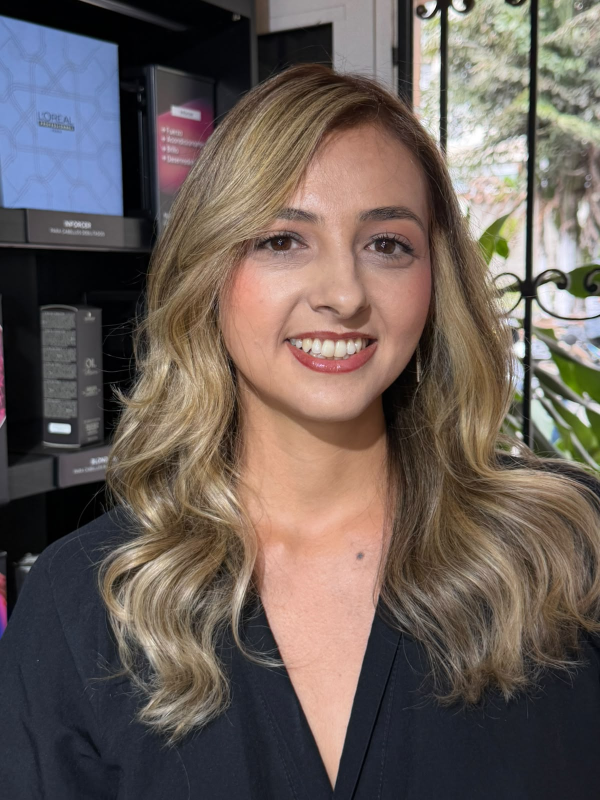
#> input picture Foto portada.jpeg, 1200 x 1600 px (shown at 1/2 size)
$ python -i generar-retrato.py   (imports and definitions only)
#> lines starting #> are read from the running program, lines starting #| are printed output that depends on the picture; after the words box and inside, x2 and y2 are one past the last pixel; in counts of white or black regions, pixels touching at a corner belong together
#> further down, picture is the input picture: PIL image 1200x1600 RGB; mean R, G, B 105.4, 93.9, 88.2
"""Genera los assets del retrato de portada a partir de la foto original.

Recorta el fondo, disuelve los bordes donde el encuadre corta a la persona y
exporta las versiones que consume el sitio:

    public/img/erika-portada.webp      retrato grande, con transparencia
    public/img/erika-portada-sm.webp   versión móvil (se sirve bajo 640px)
    public/img/og-portada.jpg          tarjeta Open Graph, 1200x630

Uso:
    pip install pillow numpy scipy
    python scripts/generar-retrato.py "Nueva foto portada.png"

La foto original no vive en el repositorio: es material de trabajo y pesa
varios MB. Guárdala donde quieras y pásale la ruta al script.

Pensado para retratos de estudio sobre fondo claro y uniforme. Si la foto
nueva tiene fondo oscuro o con textura, este recorte automático no sirve.
"""

import argparse
import pathlib
import sys

import numpy as np
from PIL import Image, ImageFilter
from scipy import ndimage

RAIZ = pathlib.Path(__file__).resolve().parent.parent
DESTINO = RAIZ / "public" / "img"

CANVAS = (250, 251, 248)  # --color-canvas de src/index.css

# Umbral de "pixel de fondo" sobre el canal mínimo. El fondo de estudio ronda
# 250-255 y la chaqueta beige baja a ~180, así que 238 los separa con margen.
UMBRAL_FONDO = 238

# Banda de transición del alfa: opaco por debajo de V_LO, transparente por
# encima de V_HI. Da bordes suaves en el cabello en vez de un filo dentado.
V_HI, V_LO = 249.0, 222.0


def recortar_fondo(im: Image.Image) -> Image.Image:
    """Devuelve la imagen con el fondo claro convertido en transparencia."""
    rgb = np.asarray(im.convert("RGB")).astype(np.float64)
    h, w, _ = rgb.shape
#> h = 1600; w = 1200
    vmin = rgb.min(axis=2)
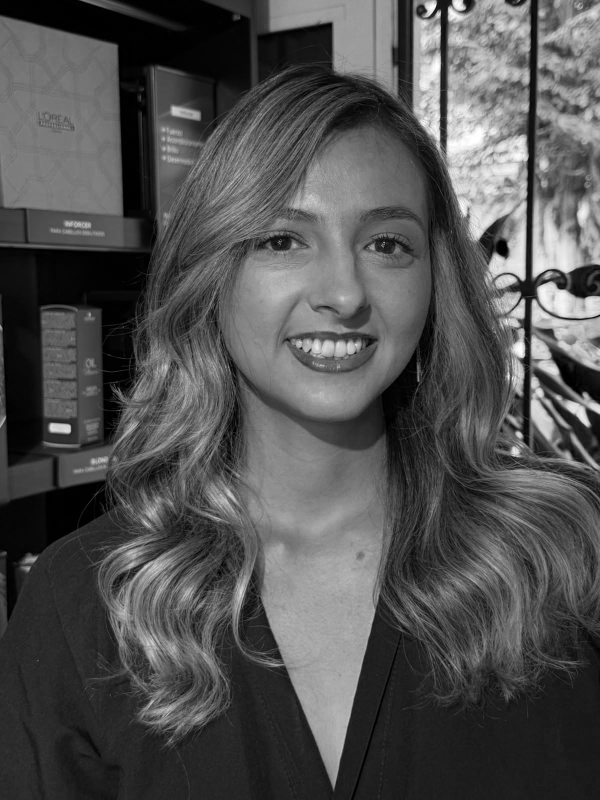
#> vmin: shape (1600, 1200) float64 (shown at 1/2 size); min 0, max 255, mean 81.1

    # Solo cuenta como fondo lo que está conectado con el borde de la foto:
    # así la blusa blanca del escote no se vacía por ser igual de clara.
    claro = vmin >= UMBRAL_FONDO
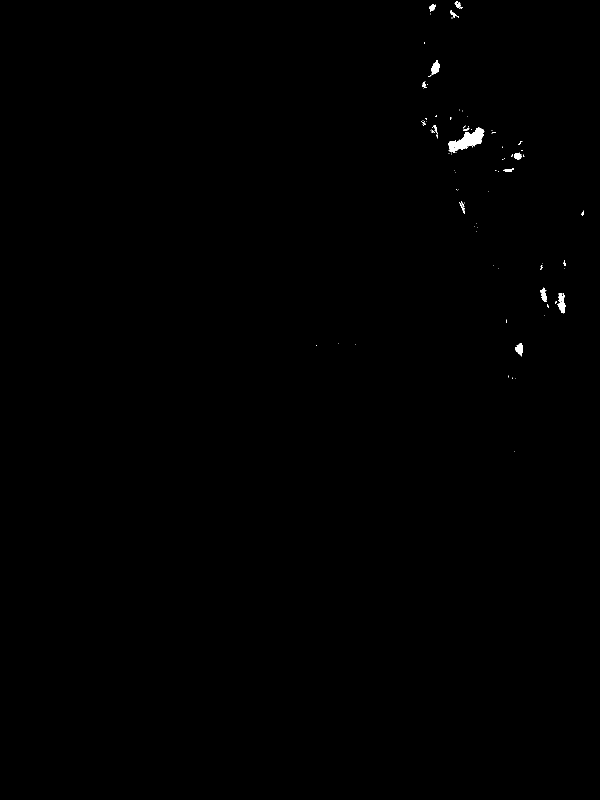
#> claro: shape (1600, 1200) bool (shown at 1/2 size); 0.21% white; 89 white regions (70 under 20 px), largest, box (x1, y1, x2, y2) and area: (896, 255, 969, 306) 1655, (1115, 586, 1131, 627) 403, (862, 120, 879, 150) 305
    etiquetas, _ = ndimage.label(claro)
#> etiquetas: shape (1600, 1200) int32; 119 distinct labels, from 0 to 118

    # Semillas en los bordes superior y laterales, nunca en el inferior: la
    # ropa suele llegar hasta abajo y el relleno se colaría hacia el pecho.
    semillas = set(etiquetas[0, :]) | set(etiquetas[:, 0]) | set(etiquetas[:, -1])
#> semillas = 1 item
    semillas.discard(0)
    fondo = np.isin(etiquetas, list(semillas))
#> fondo: shape (1600, 1200) bool; every value is 0

    # Núcleos seguros de fondo y figura; entre ambos queda la banda a difuminar.
    nucleo_fondo = ndimage.binary_erosion(fondo, iterations=3, border_value=1)
    nucleo_figura = ndimage.binary_erosion(~fondo, iterations=3)
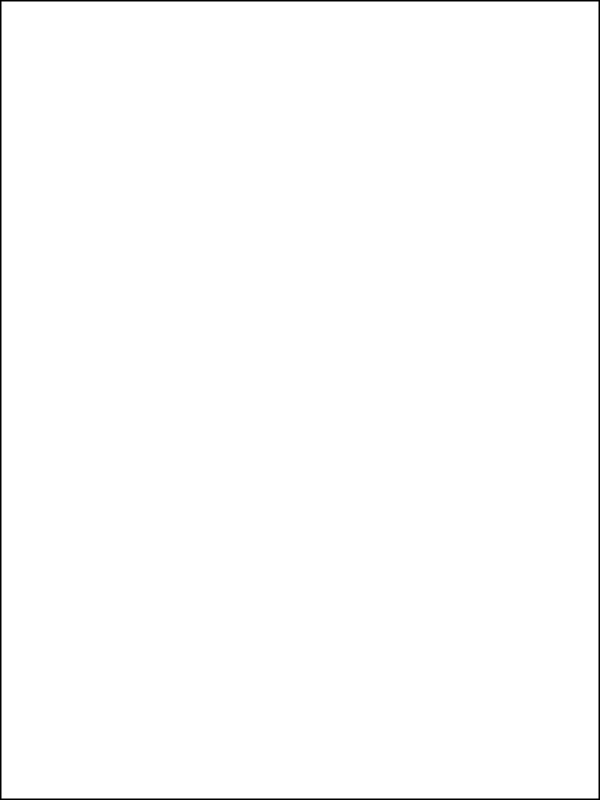
#> nucleo_figura: shape (1600, 1200) bool (shown at 1/2 size); 99.1% white; 1 black region, box (x1, y1, x2, y2) and area: (0, 0, 1200, 1600) 16764
    banda = ~(nucleo_fondo | nucleo_figura)
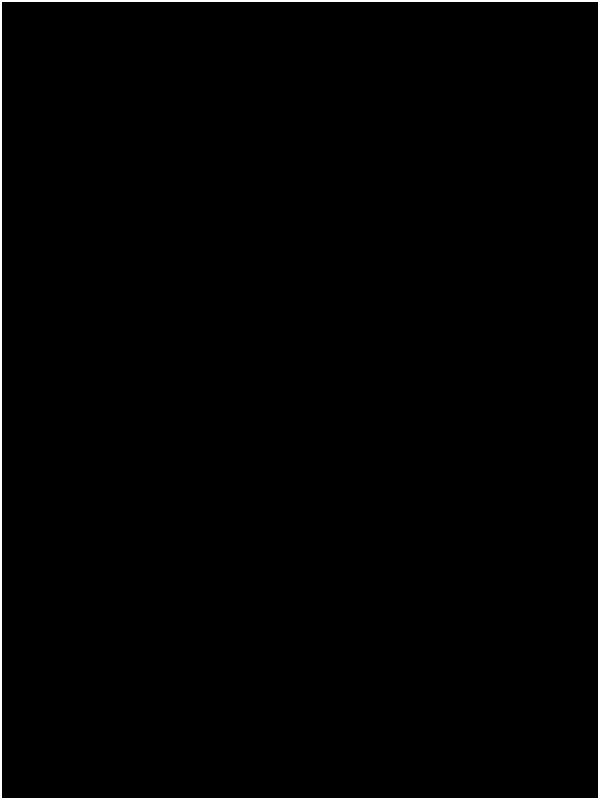
#> banda: shape (1600, 1200) bool (shown at 1/2 size); 0.87% white; 1 white region, box (x1, y1, x2, y2) and area: (0, 0, 1200, 1600) 16764

    suave = np.clip((V_HI - vmin) / (V_HI - V_LO), 0.0, 1.0)
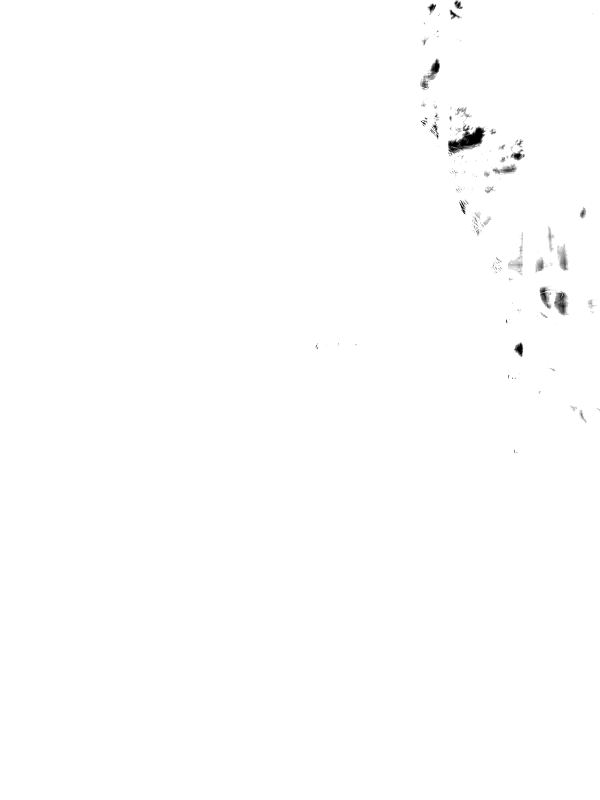
#> suave: shape (1600, 1200) float64 (shown at 1/2 size); min 0, max 1, mean 0.997
    alfa = np.where(nucleo_figura, 1.0, np.where(nucleo_fondo, 0.0, suave))
    alfa = (
        np.asarray(
            Image.fromarray((alfa * 255).astype(np.uint8)).filter(
                ImageFilter.GaussianBlur(0.6)
            ),
            dtype=np.float64,
        )
        / 255.0
    )
    alfa[nucleo_figura] = 1.0
    alfa[nucleo_fondo] = 0.0

    # Descontaminación: en los bordes el color viene mezclado con el blanco del
    # fondo y deja halo. Como C = a*F + (1-a)*B, se despeja F.
    fondo_rgb = np.array([253.0, 253.0, 254.0])
    borde = banda & (alfa > 0.15) & (alfa < 0.97)
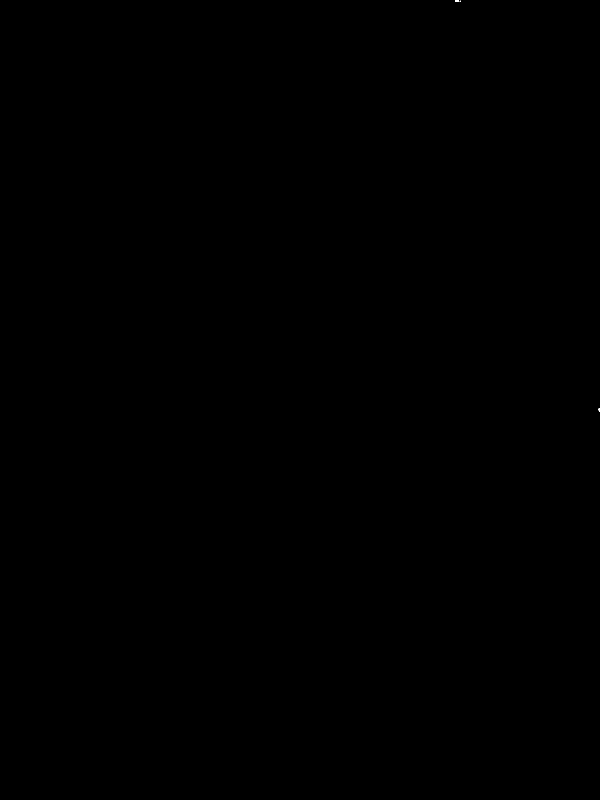
#> borde: shape (1600, 1200) bool (shown at 1/2 size); 0% white; 3 white regions (2 under 20 px), largest, box (x1, y1, x2, y2) and area: (910, 0, 918, 3) 22
    a3 = alfa[..., None]
    limpio = np.where(
        borde[..., None], (rgb - (1.0 - a3) * fondo_rgb) / np.maximum(a3, 1e-6), rgb
    )

    rgba = np.dstack([np.clip(limpio, 0, 255), alfa * 255]).astype(np.uint8)
    img = Image.fromarray(rgba, "RGBA")

    # Fuera el margen transparente sobrante: el encuadre lo decide el layout.
    caja = Image.fromarray((alfa > 0.03).astype(np.uint8) * 255).getbbox()
#> caja = (0, 0, 1200, 1600)
    margen = 8
    izq, arr, der, aba = caja
#> izq = 0; arr = 0; der = 1200; aba = 1600
    return img.crop(
        (
            max(0, izq - margen),
            max(0, arr - margen),
            min(w, der + margen),
            min(h, aba + margen),
        )
    )


def _smoothstep(t):
    t = np.clip(t, 0.0, 1.0)
    return t * t * (3.0 - 2.0 * t)


# [56 lines left out: functions desvanecer, exportar, main, not called in this run]


# [2 lines not run here, left out]

>>> from PIL import Image
>>> picture = Image.open('../Foto portada.jpeg')
>>> result = recortar_fondo(picture)
